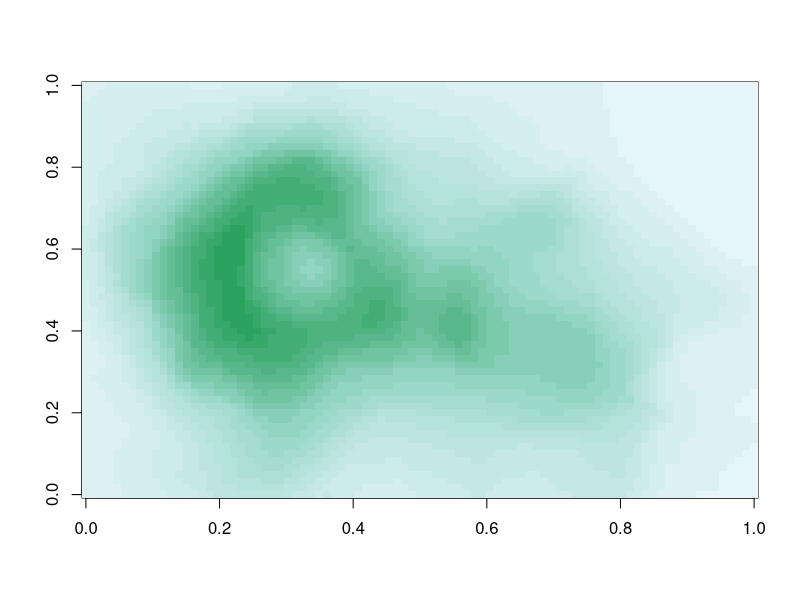
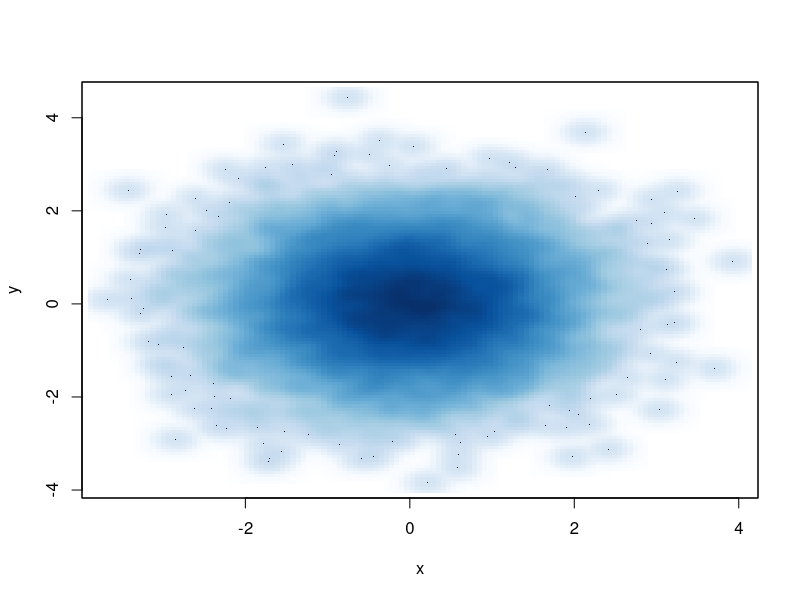
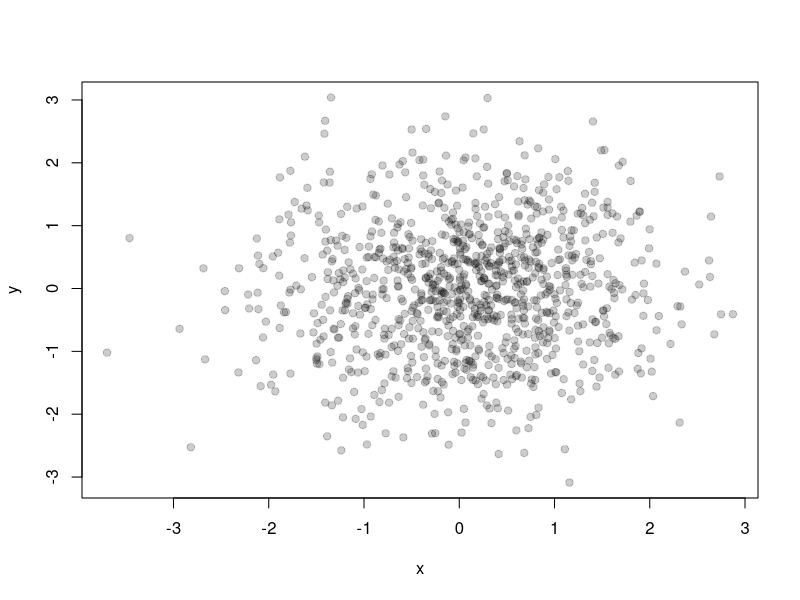

Source code (R) for these figures, in order:
## grDevices
#  colorRamp()
#  colorRampPlatte()

# colors()
# gray()

pal <- colorRamp(c('red', 'blue'))
class(pal) #-#: [1] "function"
pal(0)
#-#:      [,1] [,2] [,3]      Red  Green Blue
#-#: [1,]  255    0    0
pal(1)
#-#:     [,1] [,2] [,3]
#-# [1,]    0    0  255
pal(0.5)
#-#:       [,1] [,2]  [,3]
#-#: [1,] 127.5    0 127.5

#
pal(seq(0, 1, len=10))
#_#:            [,1] [,2]      [,3]
#_#:  [1,] 255.00000    0   0.00000
#_#:  [2,] 226.66667    0  28.33333
#_#:  [3,] 198.33333    0  56.66667
#_#:  [4,] 170.00000    0  85.00000
#_#:  [5,] 141.66667    0 113.33333
#_#:  [6,] 113.33333    0 141.66667
#_#:  [7,]  85.00000    0 170.00000
#_#:  [8,]  56.66667    0 198.33333
#_#:  [9,]  28.33333    0 226.66667
#_#: [10,]   0.00000    0 255.00000

pal <- colorRampPalette(c('red', 'yellow'))
pal(2)
#-#: [1] "#FF0000" "#FFFF00"  #from red to yellow
pal(10)
#-#: [1] "#FF0000" "#FF1C00" "#FF3800" "#FF5500" "#FF7100" "#FF8D00" "#FFAA00" "#FFC600"
#-#: [9] "#FFE200" "#FFFF00"


### RColorBrewer Package: containing useful palettes
## There are 3 types of palettes
# Sequential   color ordered from low to high
# Diverging    seperate to different direction
# Qualitative   represent data that are not ordered

library(RColorBrewer)
cols <- brewer.pal(3, 'BuGn')
pal <- colorRampPalette(cols)
image(volcano, col=pal(20))

# smoothScatter()
x <- rnorm(10000)
y <- rnorm(10000)
smoothScatter(x, y)

## rgb(): produce color via combining of r,g,b. 
# transparency, alpha parameter

## colorspace package
x <- rnorm(1000)
y <- rnorm(1000)
plot(x, y, col=rgb(0,0,0,0.2), pch=19)

